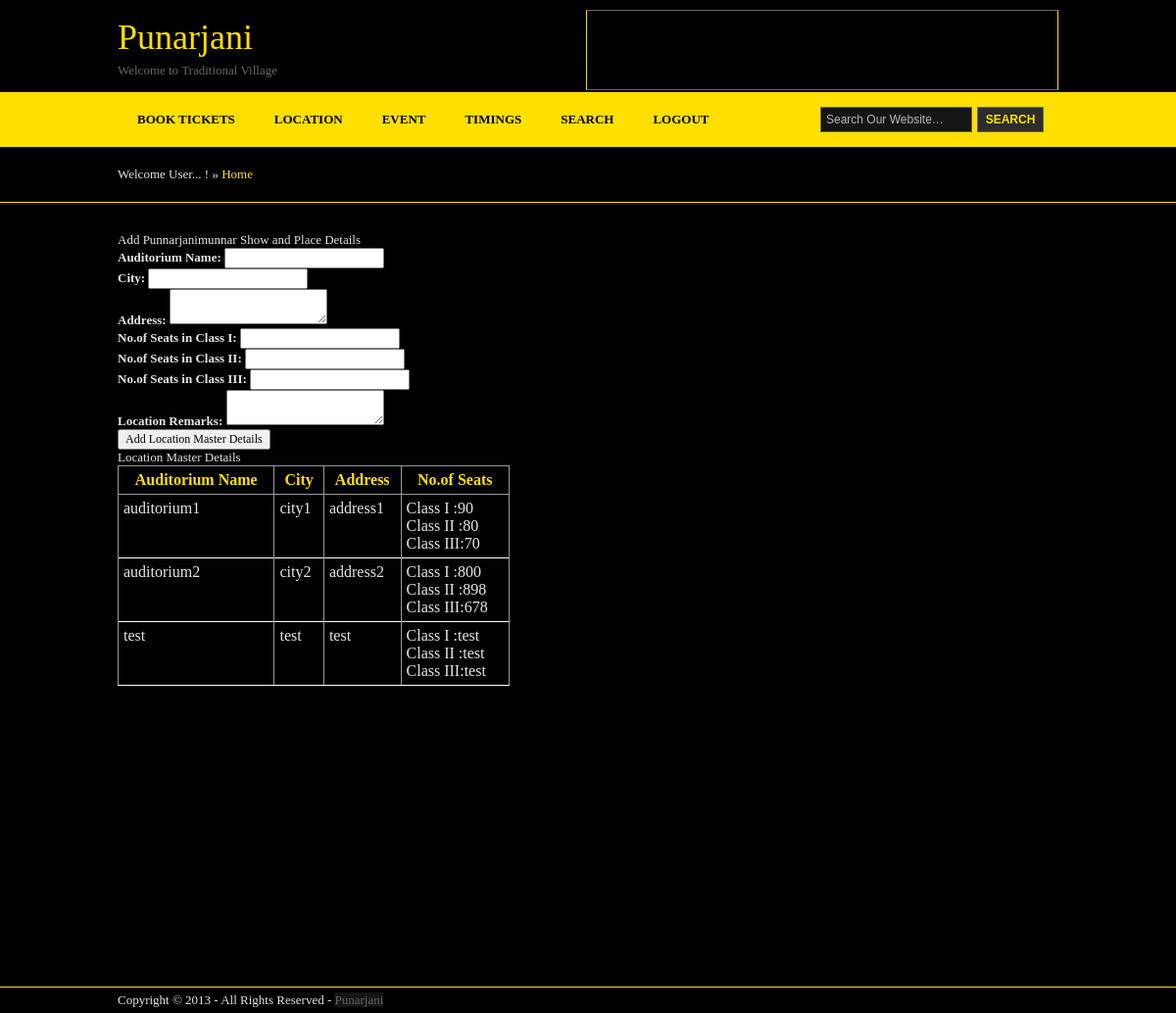
Page /admin1/location_master.php on the committed database.
### tables this page shows
CREATE TABLE IF NOT EXISTS `location_master` (
  `id` int(10) NOT NULL AUTO_INCREMENT,
  `Auditorium_Name` varchar(100) NOT NULL,
  `city` varchar(100) NOT NULL,
  `address` varchar(100) NOT NULL,
  `Class_one_No_Seat` varchar(100) NOT NULL,
  `Class_two_No_Seat` varchar(100) NOT NULL,
  `Class_three_No_Seat` varchar(100) NOT NULL,
  `Remarks` text NOT NULL,
  `stamp` timestamp NOT NULL DEFAULT CURRENT_TIMESTAMP,
  PRIMARY KEY (`id`)
);

### configs/config_database.php (called while the page is built, shortened)
<?php
$location_registration_table = "location_master";
?>

### admin1/location_master.php (the view, shortened to what this page needs)
<html><body>
<?php
include '../configs/config_database.php';
?>
<?php include 'admin_header.php';?>
     <div class ="wrapper col4" style="height:800px">
      <div id="container">
      <div id="content" >
	<div >Add Punnarjanimunnar Show and Place Details <?php echo strtoupper($_SESSION['user_email_session']);?></div>
        <div >
		  <form method="POST" action="<?php echo htmlspecialchars($_SERVER["PHP_SELF"]);?>">
            <div class="form_row">
              <label class="contact"><strong>Auditorium Name:</strong></label>
			  <input type="text"  class="contact_input" name="auditorium_name">
            </div>
			<div class="form_row">
              <label class="contact"><strong>City:</strong></label>
			  <input type="text"  class="contact_input" name="city">
            </div>
			<div class="form_row">
              <label class="contact"><strong>Address:</strong></label>
			  <textarea class="contact_textarea" name="address"></textarea>
            </div>
			<div class="form_row">
              <label class="contact"><strong>No.of Seats in Class I:</strong></label>
			  <input type="text"  class="contact_input" name="Class_one_No_Seat">
            </div>
			<div class="form_row">
              <label class="contact"><strong>No.of Seats in Class II:</strong></label>
			  <input type="text"  class="contact_input" name="Class_two_No_Seat">
            </div>
			<div class="form_row">
              <label class="contact"><strong>No.of Seats in Class III:</strong></label>
			  <input type="text"  class="contact_input" name="Class_three_No_Seat">
            </div>
			            <div class="form_row">
              <label class="contact"><strong>Location Remarks:</strong></label>
              <textarea class="contact_textarea" name="location_remarks"></textarea>
            </div>
            <div class="form_row"> <label class="contact"><strong></strong></label><input type="submit" class="contact_button" name="add_location_master" value="Add Location Master Details"> </div></form>
          </div>
        <div>Location Master Details</div>
        <table id="gradient-style"  border="1px" style="padding-left: 10px; border-color:white; width:100%">
             <thead>
    	<tr>
        	<th> Auditorium Name</th><th>City</th><th>Address</th><th>No.of Seats</th>
        </tr>
             </thead>
        <?php
        $detail = "select * from $location_registration_table";
        $result = mysql_query($detail,$link) or die("Insertion Failed:" . mysql_error());
        echo "<tbody>";
        while($row = mysql_fetch_array($result)){
echo "<tr><td>".$row['Auditorium_Name']."</td><td>".$row['city']."</td><td>".$row['address']."</td><td>".
            "Class I  :".$row['Class_one_No_Seat']."<br>".
            "Class II :".$row['Class_two_No_Seat']."<br>".
            "Class III:".$row['Class_three_No_Seat'] ."</td><tr>";
        }
        ?>
        </tbody>
        </table>
      </div>
          </div>
         </div>
  <?php include 'admin_footer.php';?>
        </body>
</html>

### styles/layout.css (style rules this page uses)
body { margin:0; padding:0; font-size:13px; font-family:Georgia, "Times New Roman", Times, serif; color:#E5E5E5; background-color:#151515; }
div.wrapper { display:block; width:100%; margin:0; text-align:left; }
.col4 { color:#E5E5E5; background-color:#000000; }
#header, #topbar, #breadcrumb, #container, .gallery, #footer, #copyright { position:relative; margin:0 auto 0; display:block; width:960px; }
#container { padding:30px 0; }
#content { display:block; float:left; width:400px; }

### styles/forms.css (style rules this page uses)
form, fieldset, legend { margin:0; padding:0; border:none; }
input, textarea, select { font-size:12px; font-family:Georgia, "Times New Roman", Times, serif; }

### styles/tables.css (style rules this page uses)
table { border-collapse:collapse; table-layout:auto; vertical-align:top; margin-bottom:15px; border:1px solid #999999; }
table thead th { color:#FFDF00; background-color:#000000; border:1px solid #999999; border-collapse:collapse; text-align:center; table-layout:auto; vertical-align:middle; }
table tbody td { vertical-align:top; border-collapse:collapse; border-left:1px solid #999999; border-right:1px solid #999999; }
table thead th, table tbody td { padding:5px; border-collapse:collapse; }

### rows in the picture
location_master: Auditorium_Name "auditorium1", city "city1", address "address1", Class_one_No_Seat "90", Class_two_No_Seat "80", Class_three_No_Seat "70"
location_master: Auditorium_Name "auditorium2", city "city2", address "address2", Class_one_No_Seat "800", Class_two_No_Seat "898", Class_three_No_Seat "678"
location_master: Auditorium_Name "test", city "test", address "test", Class_one_No_Seat "test", Class_two_No_Seat "test", Class_three_No_Seat "test"
